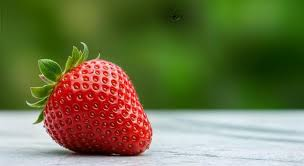
#> input picture test.jpg.jpeg, 304 x 166 px
$ python -i image_processor.py   (imports and definitions only)
#> lines starting #> are read from the running program, lines starting #| are printed output that depends on the picture
"""
image_processor.py
Handles all image loading and modification using OpenCV.
Demonstrates OOP: encapsulation, constructors, methods.
"""

import cv2
import numpy as np
import random


class DifferenceRegion:
    """Represents a single difference region on the modified image."""

    def __init__(self, x: int, y: int, w: int, h: int, diff_type: str):
        self.x = x
        self.y = y
        self.w = w
        self.h = h
        self.diff_type = diff_type
        self.found = False

    def center(self):
        return (self.x + self.w // 2, self.y + self.h // 2)

    def contains_point(self, px: int, py: int, tolerance: int = 30) -> bool:
        """Check if a point is within the region (with tolerance)."""
        cx, cy = self.center()
        return abs(px - cx) <= (self.w // 2 + tolerance) and abs(py - cy) <= (self.h // 2 + tolerance)

    def __repr__(self):
        return f"DifferenceRegion(type={self.diff_type}, x={self.x}, y={self.y}, found={self.found})"


class ImageProcessor:
    """
    Loads an original image, creates a clone, and applies 5 random differences.
    Uses OpenCV for all image manipulation.
    Demonstrates: encapsulation, constructor, methods.
    """

    NUM_DIFFERENCES = 5
    MIN_REGION_SIZE = 40
    MAX_REGION_SIZE = 80

    # Available alteration types
    ALTERATION_TYPES = ["colour_shift", "blur", "brightness", "invert_region", "noise"]

    def __init__(self):
        self.original_bgr = None
        self.modified_bgr = None
        self.difference_regions: list[DifferenceRegion] = []
        self.image_path = None

    def load_image(self, path: str) -> bool:
        """Load image from disk and generate modified version."""
#> called with path = 'test.jpg.jpeg'
        img = cv2.imread(path)
#> img is the input picture: shape (166, 304, 3); mean B, G, R 73.6, 116.2, 112.2
        if img is None:
            return False
        self.image_path = path
        # Resize to a manageable display size
        img = self._resize_image(img, max_width=600, max_height=500)
        self.original_bgr = img.copy()
        self.modified_bgr, self.difference_regions = self._generate_differences(img.copy())
        return True

    def _resize_image(self, img: np.ndarray, max_width: int, max_height: int) -> np.ndarray:
#> called with max_width = 600, max_height = 500
        h, w = img.shape[:2]
#> h = 166; w = 304
        scale = min(max_width / w, max_height / h, 1.0)
#> scale = 1
        if scale < 1.0:
            new_w, new_h = int(w * scale), int(h * scale)
            img = cv2.resize(img, (new_w, new_h), interpolation=cv2.INTER_AREA)
        return img

    def _generate_differences(self, modified: np.ndarray):
        """Place exactly 5 non-overlapping differences on the modified image."""
        h, w = modified.shape[:2]
#> h = 166; w = 304
        regions: list[DifferenceRegion] = []
        alteration_types = self.ALTERATION_TYPES.copy()
        random.shuffle(alteration_types)
        # Ensure at least 3 distinct types used
        types_to_use = []
        for i in range(self.NUM_DIFFERENCES):
            types_to_use.append(alteration_types[i % len(alteration_types)])
        random.shuffle(types_to_use)

        attempts = 0
        while len(regions) < self.NUM_DIFFERENCES and attempts < 500:
            attempts += 1
            rw = random.randint(self.MIN_REGION_SIZE, self.MAX_REGION_SIZE)
            rh = random.randint(self.MIN_REGION_SIZE, self.MAX_REGION_SIZE)
            rx = random.randint(0, w - rw - 1)
            ry = random.randint(0, h - rh - 1)

            # Check no overlap with existing regions (with padding)
            pad = 15
            overlap = False
            for existing in regions:
                if not (rx + rw + pad <= existing.x or
                        rx >= existing.x + existing.w + pad or
                        ry + rh + pad <= existing.y or
                        ry >= existing.y + existing.h + pad):
                    overlap = True
                    break
            if overlap:
                continue

            diff_type = types_to_use[len(regions)]
            modified = self._apply_alteration(modified, rx, ry, rw, rh, diff_type)
            regions.append(DifferenceRegion(rx, ry, rw, rh, diff_type))
#> this loop made 51 passes
#> pass 1, in _apply_alteration, `roi = img[y:y+h, x:x+w].copy()`:
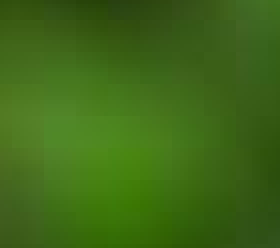
#> roi: shape (62, 70, 3) (shown 4 times larger); mean of channels 0, 1, 2 22.6, 104.4, 61.9; drawn as B, G, R
#> pass 1, in _apply_alteration, `roi = np.clip(roi.astype(np.int32) + factor, 0, 255).astype(np.uint8)`:
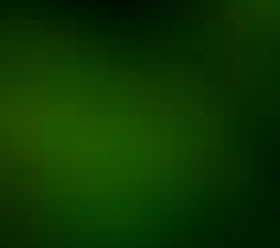
#> roi: shape (62, 70, 3) (shown 4 times larger); mean of channels 0, 1, 2 0, 54.4, 12.3; drawn as B, G, R
#> pass 1, in _generate_differences, `modified = self._apply_alteration(modified, rx, ry, rw, rh, diff_type)`:
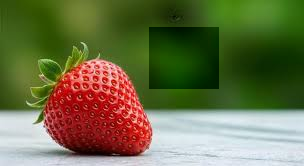
#> modified: shape (166, 304, 3); mean of channels 0, 1, 2 71.7, 111.9, 108; drawn as B, G, R
#> after the loop:
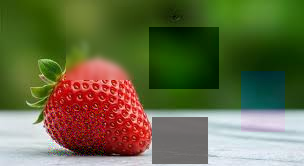
#> modified: shape (166, 304, 3); mean of channels 0, 1, 2 67.8, 105.8, 102.3; drawn as B, G, R
#> after the loop, attempts = 51; regions = 5 items

        return modified, regions

    def _apply_alteration(self, img: np.ndarray, x: int, y: int, w: int, h: int, diff_type: str) -> np.ndarray:
        """Apply one of 5 alteration types to a rectangular region."""
        roi = img[y:y+h, x:x+w].copy()

        if diff_type == "colour_shift":
            # Shift hue in HSV space
            hsv = cv2.cvtColor(roi, cv2.COLOR_BGR2HSV).astype(np.int32)
            shift = random.choice([40, -40, 60, -60])
            hsv[:, :, 0] = (hsv[:, :, 0] + shift) % 180
            hsv = np.clip(hsv, 0, 255).astype(np.uint8)
            roi = cv2.cvtColor(hsv, cv2.COLOR_HSV2BGR)

        elif diff_type == "blur":
            ksize = random.choice([11, 15, 19])
            roi = cv2.GaussianBlur(roi, (ksize, ksize), 0)

        elif diff_type == "brightness":
            factor = random.choice([50, -50, 70, -70])
            roi = np.clip(roi.astype(np.int32) + factor, 0, 255).astype(np.uint8)

        elif diff_type == "invert_region":
            roi = cv2.bitwise_not(roi)
            # Blend slightly so it's not too obvious
            original_roi = img[y:y+h, x:x+w].copy()
            roi = cv2.addWeighted(roi, 0.6, original_roi, 0.4, 0)

        elif diff_type == "noise":
            noise = np.random.randint(-40, 40, roi.shape, dtype=np.int32)
            roi = np.clip(roi.astype(np.int32) + noise, 0, 255).astype(np.uint8)

        img[y:y+h, x:x+w] = roi
        return img

    def draw_circle_on_image(self, img: np.ndarray, region: DifferenceRegion,
                              color: tuple, thickness: int = 3) -> np.ndarray:
        """Draw a circle around a difference region on a copy of the image."""
        result = img.copy()
        cx, cy = region.center()
        radius = max(region.w, region.h) // 2 + 10
        cv2.circle(result, (cx, cy), radius, color, thickness)
        return result

    def get_original_display(self) -> np.ndarray:
        return self.original_bgr.copy() if self.original_bgr is not None else None

    def get_modified_display(self) -> np.ndarray:
        return self.modified_bgr.copy() if self.modified_bgr is not None else None

    def get_image_size(self):
        if self.original_bgr is not None:
            h, w = self.original_bgr.shape[:2]
            return w, h
        return 0, 0

>>> result = ImageProcessor().load_image('test.jpg.jpeg')

$ run again, on test2.jpg.jpeg
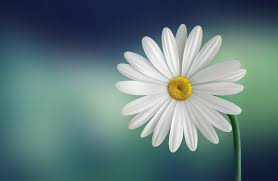
#> input picture test2.jpg.jpeg, 278 x 181 px
#> in load_image, img is the input picture: shape (181, 278, 3); mean B, G, R 123.7, 122.4, 97.3
#> the loop in _generate_differences, `while len(regions) < self.NUM_DIFFERENCES and attempts < 500:` made 30 passes
#> pass 1, in _apply_alteration, `roi = np.clip(roi.astype(np.int32) + factor, 0, 255).astype(np.uint8)`:
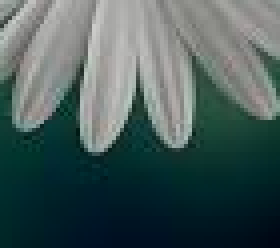
#> roi: shape (62, 70, 3) (shown 4 times larger); mean of channels 0, 1, 2 90.7, 91.5, 72.2; drawn as B, G, R
#> after the loop in _generate_differences, `while len(regions) < self.NUM_DIFFERENCES and attempts < 500:`:
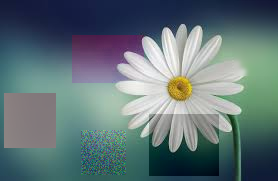
#> modified: shape (181, 278, 3); mean of channels 0, 1, 2 118.8, 115.5, 96.9; drawn as B, G, R
#> after the loop in _generate_differences, `while len(regions) < self.NUM_DIFFERENCES and attempts < 500:`: attempts = 30; regions = 5 items

$ run again, on test3.jpg.jpeg
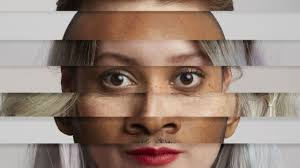
#> input picture test3.jpg.jpeg, 300 x 168 px
#> in load_image, img is the input picture: shape (168, 300, 3); mean B, G, R 121.7, 133, 152.8
#> the loop in _generate_differences, `while len(regions) < self.NUM_DIFFERENCES and attempts < 500:` made 53 passes
#> pass 1, in _apply_alteration, `roi = np.clip(roi.astype(np.int32) + factor, 0, 255).astype(np.uint8)`:
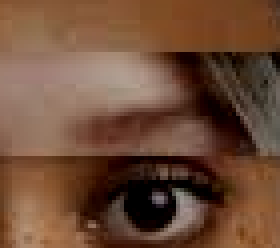
#> roi: shape (62, 70, 3) (shown 4 times larger); mean of channels 0, 1, 2 55.3, 75.9, 110.4; drawn as B, G, R
#> after the loop in _generate_differences, `while len(regions) < self.NUM_DIFFERENCES and attempts < 500:`:
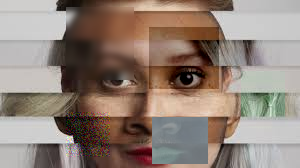
#> modified: shape (168, 300, 3); mean of channels 0, 1, 2 119.5, 129.8, 145.4; drawn as B, G, R
#> after the loop in _generate_differences, `while len(regions) < self.NUM_DIFFERENCES and attempts < 500:`: attempts = 53; regions = 5 items
